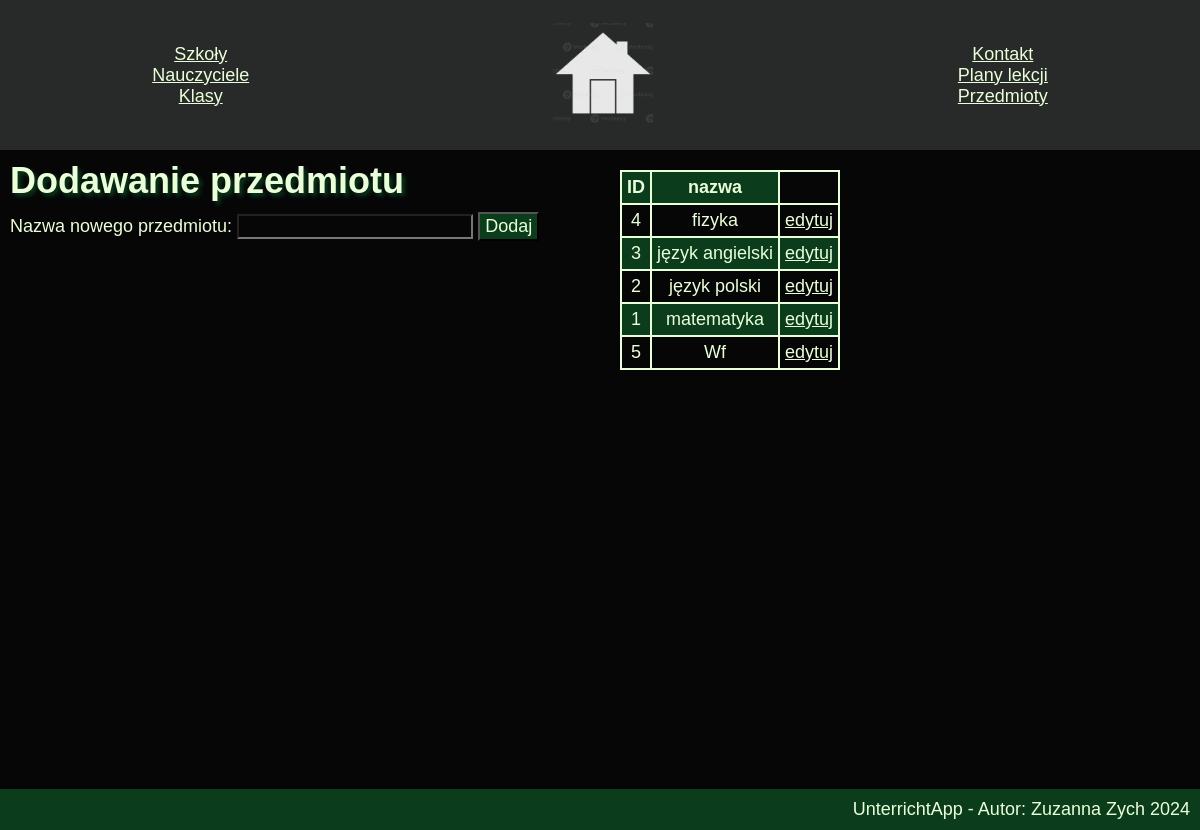
Before: /dodPrzed.php with the older database file.
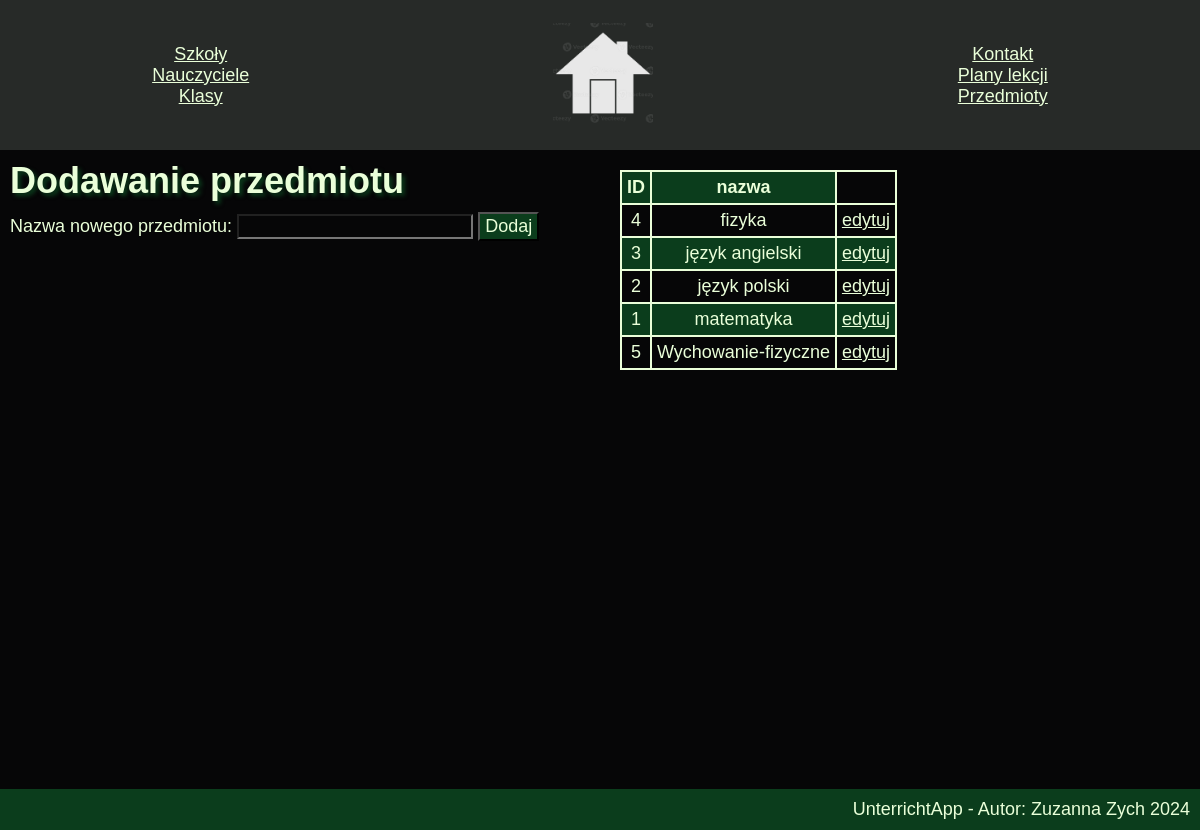
After: the same page with the newer database file.
### tables this page shows
CREATE TABLE `przedmiot` (
  `id` int(11) UNSIGNED NOT NULL,
  `nazwa` varchar(60) NOT NULL
);

### getAll.php (called while the page is built, shortened)
<?php
global $conn;
$r_przedmiot = mysqli_query($conn, "SELECT * from przedmiot ORDER BY przedmiot.nazwa ASC");
$przedmiot = [];
?>

### dodPrzed.php (the view, shortened to what this page needs)
<!DOCTYPE html>
<html lang="pl">
<head>
     <link rel="stylesheet" href="styl.css">
</head>
<body>
          <?php include_once ("func.php");
          addheader();?>
<div class="lewy">
<h2 class="pageFunc">Dodawanie przedmiotu</h2>
<form action="#" method="POST">
    <label for="nazwa">Nazwa nowego przedmiotu:</label>
    <input type="text" name="nazwa" id="nazwa" required>
    <button type="submit">Dodaj</button>
</form>
     <?php
     include "conn.php";
     ?>
</div>
<div class="prawy">
<table>
     <tr>
          <th>ID</th>
          <th>nazwa</th>
     </tr>
     <?php
     include_once "getAll.php";
     foreach ($przedmiot as $key => $value) {
          echo "<tr>";
          echo "<td>".$value['id']."</td>";
          echo "<td>".$value['nazwa']."</td>";
          echo "<td> <a class='btn' href='editPrzed.php?id=".$value['id']."&nazwa=".$value['nazwa']."'>edytuj</a></td>";
          echo "</tr>";
     }
     ?>
</table>
</div>
</body>
</html>

Changed rows visible on the page:
changed przedmiot id 5: nazwa "Wf" → "Wychowanie-fizyczne"
